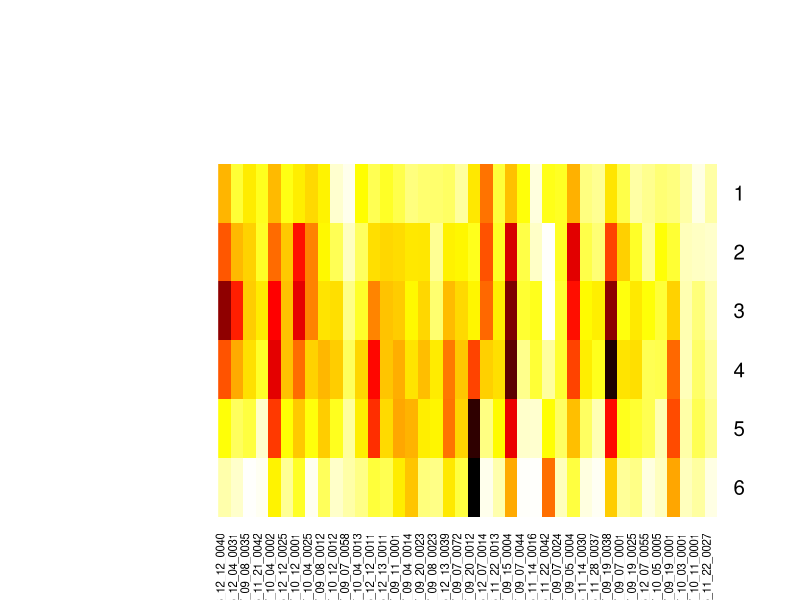

R code for this plot:

library (plotrix) #use for std.error
library (ggplot2) #use for ggplot
library (plyr) #use for ddply
Het <- read.csv('Het15psCRACM_avg.csv', header = TRUE)
HO <- read.csv('HO15psCRACM_avg.csv', header = TRUE)
data <-rbind(Het, HO)
celldepth <- read.csv('cellid_depth.csv')
data <-merge(data, celldepth)
data_L2 <- subset(data,Layer=='L2')
data_L3 <-subset (data, Layer == 'L3')
data_L3_r1 = subset(data_L3, Row == 1)
data_L3$Row <- factor (data_L3$Row)

#subsetting data to check n for each group
data_L3_r1_het = subset(data_L3_r1, Genotype == "Het")
data_L3_r1_het = droplevels(data_L3_r1_het)

data_L3_r1_HO = subset(data_L3_r1, Genotype == "HO")
data_L3_r1_HO = droplevels(data_L3_r1_HO)

##stats test
t.test(depth ~ Genotype, data_L3_r1) #check patching depth is the same for both groups
a1 <- aov(MeanIPSC  ~ Genotype * Row, data_L3) #ANOVA for MeanIPSC
summary (a1)
TukeyHSD(a1)

#getting values for table
q1 <- ddply(data_L3, .(Genotype, Row), summarise, q25 = quantile (MeanIPSC, 0.25), q50 = quantile (MeanIPSC, 0.5),
            q75 = quantile (MeanIPSC, 0.75))

#box plot fig6i 
p3b <-ggplot(data_L3, aes(y=MeanIPSC, x=Genotype, color = Genotype)) +
  facet_grid(.~ Row, scales="free", space="free") +
  geom_boxplot(aes(colour = Genotype), outlier.shape = NA) +
  geom_jitter(position=position_jitter(w=0.1, h=0.1)) +
  scale_fill_manual(values=c("gray45","dark orange"))+
  scale_color_manual(values=c("gray45","dark orange")) + 
  theme_classic (base_size = 14) +
  ggtitle("L3 pyramids (IPSC) in each row all data") 


#heatmap fig6k
#heatmaping the data
data_L3_het = subset(data_L3, Genotype == "Het")
data_L3_het = droplevels(data_L3_het)

data_L3_HO = subset(data_L3, Genotype == "HO")
data_L3_HO = droplevels(data_L3_HO)
data_L3_het <- data_L3_het[order(data_L3_het$depth),]
data_L3_HO <- data_L3_HO[order(data_L3_HO$depth),]
library(reshape2)
library(gplots)
mhet<- acast(data_L3_het, Row~depth + cellid, value.var="MeanIPSC")
mhet_matrix <- data.matrix(mhet)

mKO<- acast(data_L3_HO, Row~depth + cellid, value.var="MeanIPSC")
mKO_matrix <- data.matrix(mKO)
tmatrix <-cbind(mhet_matrix, mKO_matrix)
colfunc1 <- colorRampPalette(c("white", "yellow", "orange", "red", "black" ))
hmcols <- c(colfunc1(500))

#fullheatmap of het then ho
heatmap.2(tmatrix, key = FALSE ,dendrogram="none",trace="none",scale="none", col=hmcols,
          Rowv=FALSE, Colv=FALSE)
